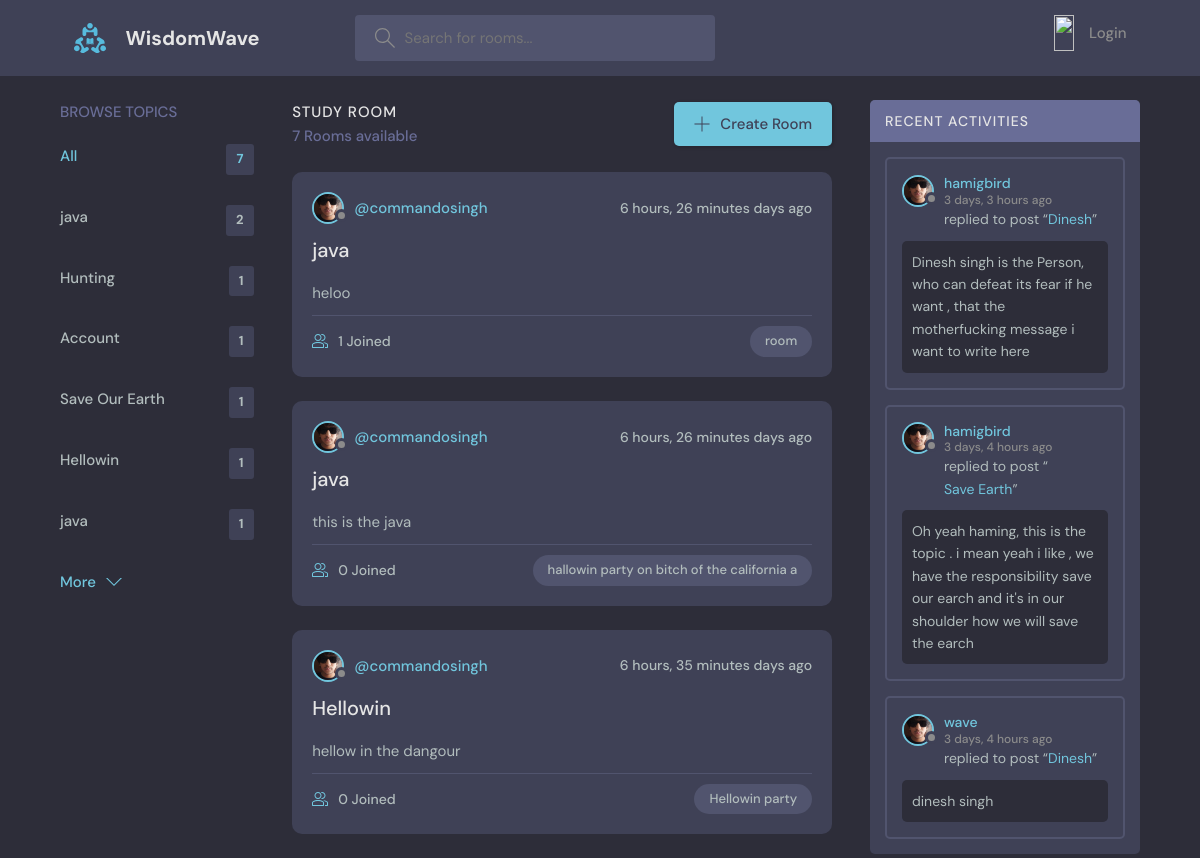
The page / on the database its author committed.
### base/models.py (models this page shows, shortened)
class Topic(models.Model):
    name = models.CharField(max_length=200)
    def __str__(self) -> str:
        return self.name

class Room(models.Model):
    host = models.ForeignKey(User, on_delete= models.CASCADE, null=True)
    topic = models.ForeignKey(Topic, on_delete=models.SET_NULL, null=True)
    name = models.CharField(max_length=200)
    description = models.TextField(null=True, blank=True)
    participants = models.ManyToManyField(User,related_name='participants' , null=True)
    updated = models.DateTimeField(auto_now=True)
    created  = models.DateTimeField(auto_now_add=True)
    class Meta:
        ordering = ['-updated', '-created']
    def __str__(self) -> str:
        return self.name

class Message(models.Model):
    user = models.ForeignKey(User, on_delete= models.CASCADE)
    room = models.ForeignKey(Room, on_delete=models.CASCADE, related_name='messages')
    body = models.TextField()
    updated = models.DateTimeField(auto_now=True)
    created  = models.DateTimeField(auto_now_add=True)
    class Meta:
        ordering = ['-updated', '-created']

### base/views.py (the view)
# urls.py: path('', views.home, name = 'home'),
def home(request):
    room = Room.objects.all()
    topic  = Topic.objects.all()
    room_count = room.count()
    q  = request.GET.get('q') if request.GET.get('q') else ''
    room = Room.objects.filter(Q(topic__name__icontains = q)
                               | Q(name__icontains=q)
                               | Q(description__icontains=q  ))
    room_messages = Message.objects.filter(Q(room__name__icontains =q),
                                           Q(room__topic__name__icontains =q))
    context = {
        'rooms': room[0:3],
        'topics': topic[:9],
        'room_count': room_count,
        'room_messages': room_messages[0:3],
    }
    return render(request, 'base/home.html',context )

### base/templates/base/home.html (shortened to what this page needs)
{% extends 'main.html' %}
{% load static %}
{% block content %}
    <main class="layout layout--3">
      <div class="container">
        {% include 'base/topics_component.html' %}
        <div class="roomList">
          <div class="roomList__header">
            <div>
              <h2>Study Room</h2>
              <p>{{room_count}} Rooms available</p>
            </div>
            <a class="btn btn--main" href="{% url 'create-room' %}">
              <svg version="1.1" xmlns="http://www.w3.org/2000/svg" width="32" height="32" viewBox="0 0 32 32">
                <title>add</title>
                <path
                  d="M16.943 0.943h-1.885v14.115h-14.115v1.885h14.115v14.115h1.885v-14.115h14.115v-1.885h-14.115v-14.115z"
                ></path>
              </svg>
              Create Room
            </a>
          </div>
        {% include 'base/room_component.html' %}
        </div>
        <div class="activities">
          <div class="activities__header">
            <h2>Recent Activities</h2>
          </div>
          {% include 'base/activity_component.html' %}
        </div>
      </div>
    </main>
    {% endblock %}

### base/templates/base/topics_component.html
<div class="topics">
    <div class="topics__header">
      <h2>Browse Topics</h2>
    </div>
    <ul class="topics__list">
      <li>
        <a href="{% url 'home' %}" class="active">All <span>{{room_count}}</span></a>
      </li>
      {% for topic in topics %}
      {% if next == 'profile' %}
      <li>
        <a href="{% url 'user-profile' user.id  %}?q={{topic.name}}">{{topic.name}}  </a>
      </li>
      {% else %}
      <li>
         <a href="{% url 'home' %}?q={{topic.name}}">{{topic.name}}  <span>{{ topic.room_set.all.count }}</span> </a>
      </li>
      {% endif %}
    {% endfor %}
    </ul>
    <a class="btn btn--link" href="{% url 'browse-topics' %}">
      More
      <svg version="1.1" xmlns="http://www.w3.org/2000/svg" width="32" height="32" viewBox="0 0 32 32">
        <title>chevron-down</title>
        <path d="M16 21l-13-13h-3l16 16 16-16h-3l-13 13z"></path>
      </svg>
    </a>
  </div>

### base/templates/base/room_component.html (shortened to what this page needs)
{% load static %}
{% for room in rooms %}
<div class="roomListRoom">
  <div class="roomListRoom__header">
    <a href="{% url 'user-profile' room.host.id %}" class="roomListRoom__author">
      <div class="avatar avatar--small">
        <img src="{% static 'images/my.jpg' %}" />
      </div>
      <span>@{{room.host}}</span>
    </a>
    <div class="roomListRoom__actions">
      <span>{{room.created|timesince}} days ago</span>
    </div>
  </div>
  <div class="roomListRoom__content">
    <a href="{% url 'room' room.id %}">{{room.topic}}</a>
    <p>
      {{room.description}}
    </p>
  </div>
  <div class="roomListRoom__meta">
    <a href="{% url 'room' room.id %}" class="roomListRoom__joined">
      {{room.participants.count}} Joined
    </a>
    <p class="roomListRoom__topic">{{room.name}}</p>
  </div>
</div>
{% endfor %}

### base/templates/base/activity_component.html (shortened to what this page needs)
{% load static %}
{% for message in room_messages  %}
<div class="activities__box">
    <div class="activities__boxHeader roomListRoom__header">
      <a href="{% url 'user-profile' message.user.id %}" class="roomListRoom__author">
        <div class="avatar avatar--small">
          <img src="{% static 'images/my.jpg' %}" alt="not " />
        </div>
        <p>
          {{message.user}}
          <span>{{message.created|timesince}}  ago</span>
        </p>
      </a>
    </div>
    <div class="activities__boxContent">
      <p>replied to post “<a href="{% url 'room' message.room.id %}">{{message.room}}</a>”</p>
      <div class="activities__boxRoomContent">
            {{message.body}}
      </div>
    </div>
  </div>
  {% endfor %}

### rows shown on the page
Topic: name "java", room_set.all.count "2"
Topic: name "Hunting", room_set.all.count "1"
Topic: name "Account", room_set.all.count "1"
Topic: name "Save Our Earth", room_set.all.count "1"
Topic: name "Hellowin", room_set.all.count "1"
Topic: name "java", room_set.all.count "1"
Room: host "commandosingh", created "6 hours, 26 minutes", topic "java", description "heloo", participants.count "1", name "room"
Room: host "commandosingh", created "6 hours, 26 minutes", topic "java", description "this is the java", participants.count "0", name "hallowin party on bitch of the california a"
Room: host "commandosingh", created "6 hours, 35 minutes", topic "Hellowin", description "hellow in the dangour", participants.count "0", name "Hellowin party"
Message: user "hamigbird", created "3 days, 3 hours", room "Dinesh", body "Dinesh singh is the Person, who can defeat its fear if he want , that the motherfucking message i want to write here"
Message: user "hamigbird", created "3 days, 4 hours", room "Save Earth", body "Oh yeah haming, this is the topic . i mean yeah i like , we have the responsibility save our earch and it's in our shoulder how we will save the earch"
Message: user "wave", created "3 days, 4 hours", room "Dinesh", body "dinesh singh"

### other values the page prints
{{ room_count }} "7"
